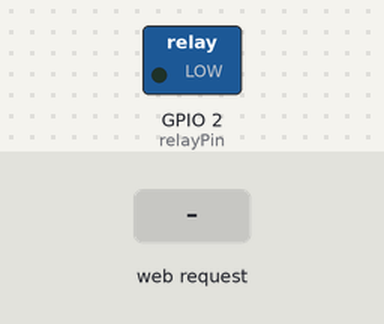
Recording of a sketch running on a simulated ESP32. Shown: switched loads named in the sketch (green lamp = pin HIGH). The test bench sets the inputs (shaded band). What the sketch prints to the serial monitor is not drawn.

Above: at 1.2 s.
1.3 s: HTTP request GET /on received
At 2.1 s:
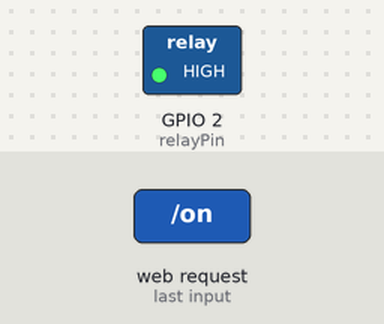
2.8 s: HTTP request GET /off received
At 3.3 s:
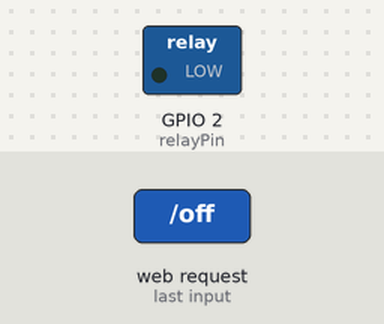
Timing chart, 0 to 5.8 s (numbered marks = the images above; inputs shaded):
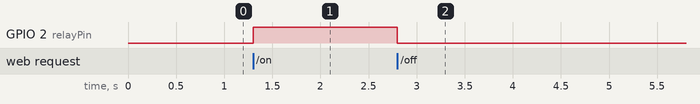

Measured:
- after the input at 1.3 s, GPIO 2 (relayPin): LOW → HIGH at once
- after the input at 2.8 s, GPIO 2 (relayPin): HIGH → LOW at once

The sketch:

rele_site_esp32V1.ino
```cpp
//ver se tem ACS712 na empresa
#include <WiFi.h>
#include <WebServer.h>

// Configurações do ponto de acesso
const char* ssid = "ESP32-Relé";
const char* password = "12345678"; // Senha do AP

// Pino do relé
const int relayPin = 2; // Altere para o pino que você está usando

WebServer server(80);

void handleRoot() {
  String html = "<!DOCTYPE html>"
                "<html>"
                "<head>"
                "<meta name='viewport' content='width=device-width, initial-scale=1'>"
                "<title>Controle de Relé</title>"
                "<style>"
                "body { font-family: Arial, sans-serif; text-align: center; margin-top: 50px; }"
                ".btn {"
                "  background-color: #4CAF50;"
                "  border: none;"
                "  color: white;"
                "  padding: 15px 32px;"
                "  text-align: center;"
                "  text-decoration: none;"
                "  display: inline-block;"
                "  font-size: 16px;"
                "  margin: 10px 5px;"
                "  cursor: pointer;"
                "  border-radius: 5px;"
                "}"
                ".btn-off { background-color: #f44336; }"
                ".status { font-size: 20px; margin: 20px; }"
                "</style>"
                "</head>"
                "<body>"
                "<h1>Controle de Relé</h1>"
                "<div class='status'>Status: <strong>" + String(digitalRead(relayPin) ? "LIGADO" : "DESLIGADO") + "</strong></div>"
                "<a href='/on' class='btn'>Ligar Relé</a>"
                "<a href='/off' class='btn btn-off'>Desligar Relé</a>"
                "</body>"
                "</html>";
  server.send(200, "text/html", html);
}

void handleOn() {
  digitalWrite(relayPin, HIGH);
  server.sendHeader("Location", "/");
  server.send(303);
}

void handleOff() {
  digitalWrite(relayPin, LOW);
  server.sendHeader("Location", "/");
  server.send(303);
}

void setup() {
  Serial.begin(115200);

  // Configura o pino do relé
  pinMode(relayPin, OUTPUT);
  digitalWrite(relayPin, LOW); // Inicia com relé desligado

  // Cria o ponto de acesso
  WiFi.softAP(ssid, password);
  Serial.println("Ponto de acesso criado");
  Serial.print("IP para acesso: ");
  Serial.println(WiFi.softAPIP());

  // Configura as rotas do servidor web
  server.on("/", handleRoot);
  server.on("/on", handleOn);
  server.on("/off", handleOff);

  // Inicia o servidor
  server.begin();
  Serial.println("Servidor HTTP iniciado");
}

void loop() {
  server.handleClient();
}
```
